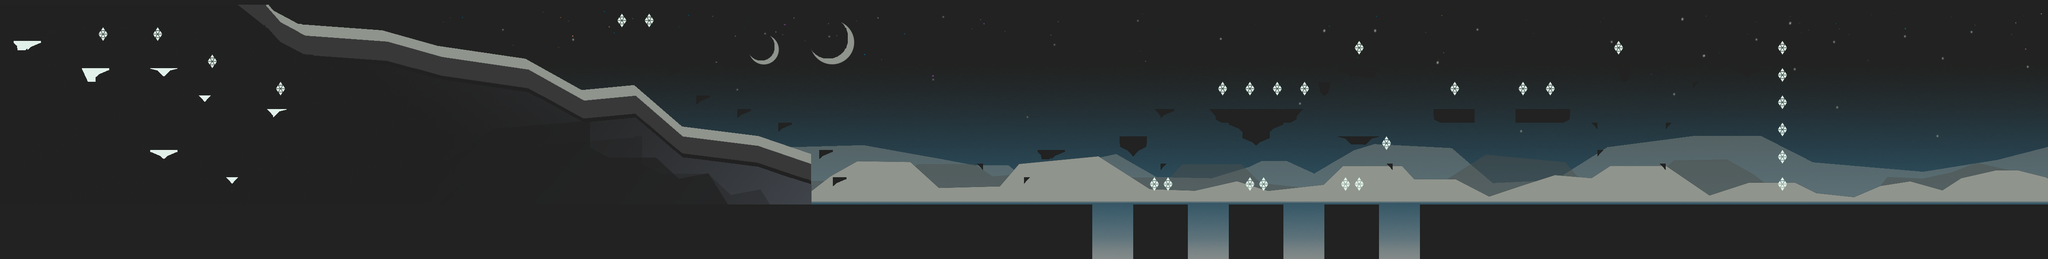

A 2D game scene composited from a Tiled map and its tileset images. What follows is a short description and the map's XML, with every tile layer's data as written:
An orthogonal 150x19 tile map with 32x32 px tiles, 1 tile layer (Kachelebene 1), 3 tilesets, 3 image layers.

<map version="1.0" orientation="orthogonal" renderorder="right-down" width="150" height="19" tilewidth="32" tileheight="32" nextobjectid="1">
 <tileset firstgid="1" name="level4_tilemap_ground" tilewidth="32" tileheight="32" tilecount="1">
  <image source="level4_tilemap_ground.png" trans="fffcfc" width="32" height="32" />
 </tileset>
 <tileset firstgid="2" name="level4_tilemap" tilewidth="32" tileheight="32" tilecount="40">
  <image source="level4_tilemap.png" trans="fffcfc" width="320" height="128" />
 </tileset>
 <tileset firstgid="42" name="level4_tilemap_white" tilewidth="32" tileheight="32" tilecount="40">
  <image source="level4_tilemap_white.png" trans="fffcfc" width="320" height="128" />
 </tileset>
 <imagelayer name="Bildebene 1">
  <image source="../Level4/Level4_Ebene3.png" />
 </imagelayer>
 <imagelayer name="Bildebene 2">
  <image source="../Level4/Level4_Ebene2.png" />
 </imagelayer>
 <imagelayer name="Bildebene 3">
  <image source="../Level4/Level4_Ebene1.png" />
 </imagelayer>
 <layer name="Kachelebene 1" width="150" height="19">
  <data encoding="csv">
0,0,0,0,0,0,0,0,0,0,0,0,0,0,0,0,0,0,0,0,0,0,0,0,0,0,0,0,0,0,0,0,0,0,0,0,0,0,0,0,0,0,0,0,0,0,0,0,0,0,0,0,0,0,0,0,0,0,0,0,0,0,0,0,0,0,0,0,0,0,0,0,0,0,0,0,0,0,0,0,0,0,0,0,0,0,0,0,0,0,0,0,0,0,0,0,0,0,0,0,0,0,0,0,0,0,0,0,0,0,0,0,0,0,0,0,0,0,0,0,0,0,0,0,0,0,0,0,0,0,0,0,0,0,0,0,0,0,0,0,0,0,0,0,0,0,0,0,0,0,
0,0,0,0,0,0,0,0,0,0,0,0,0,0,0,0,0,0,0,0,0,0,0,0,0,0,0,0,0,0,0,0,0,0,0,0,0,0,0,0,0,0,0,0,0,81,0,81,0,0,0,0,0,0,0,0,0,0,0,0,0,0,0,0,0,0,0,0,0,0,0,0,0,0,0,0,0,0,0,0,0,0,0,0,0,0,0,0,0,0,0,0,0,0,0,0,0,0,0,0,0,0,0,0,0,0,0,0,0,0,0,0,0,0,0,0,0,0,0,0,0,0,0,0,0,0,0,0,0,0,0,0,0,0,0,0,0,0,0,0,0,0,0,0,0,0,0,0,0,0,
0,0,0,0,0,0,0,81,0,0,0,81,0,0,0,0,0,0,0,0,0,0,0,0,0,0,0,0,0,0,0,0,0,0,0,0,0,0,0,0,0,0,0,0,0,0,0,0,0,0,0,0,0,0,0,0,0,0,0,0,0,0,0,0,0,0,0,0,0,0,0,0,0,0,0,0,0,0,0,0,0,0,0,0,0,0,0,0,0,0,0,0,0,0,0,0,0,0,0,0,0,0,0,0,0,0,0,0,0,0,0,0,0,0,0,0,0,0,0,36,0,0,0,0,0,0,0,0,0,0,0,0,0,0,0,0,0,0,0,0,0,0,0,0,0,0,0,0,0,0,
0,67,70,0,0,0,0,0,0,0,0,0,0,0,0,0,0,0,0,0,0,0,0,0,0,0,0,0,0,0,0,0,0,0,0,0,0,0,0,0,0,0,0,22,23,23,23,28,0,0,0,0,0,0,0,0,0,0,0,0,0,0,0,0,0,0,0,0,0,0,0,0,0,0,0,0,0,0,0,0,0,0,0,0,0,0,0,0,0,0,0,0,0,0,0,0,0,0,0,81,0,0,26,0,0,0,0,0,0,0,0,0,0,0,0,0,0,0,81,0,0,0,0,0,0,0,0,0,0,0,81,0,0,0,0,0,0,0,0,0,0,0,0,0,0,0,0,0,0,0,
0,0,0,0,0,0,0,0,0,0,0,0,0,0,0,81,0,0,0,0,0,0,0,0,0,0,0,0,0,0,0,0,0,0,0,0,0,0,0,0,0,0,0,0,0,0,0,0,0,0,0,0,0,0,0,0,0,0,0,0,0,0,0,0,0,0,0,0,0,0,0,0,0,0,0,0,0,0,0,0,0,0,0,0,0,0,0,0,0,0,0,0,0,0,0,0,0,0,0,0,0,0,0,0,0,0,0,0,0,0,0,0,0,0,0,0,0,0,0,0,0,0,25,24,0,0,0,0,0,0,0,0,0,0,0,0,0,0,0,0,0,0,0,0,0,0,0,0,0,0,
0,0,0,0,0,0,54,70,0,0,0,65,64,0,0,0,0,0,0,0,0,0,0,0,0,0,0,0,0,0,0,0,0,0,0,0,0,0,0,0,0,0,0,0,0,0,0,0,0,30,0,0,0,0,0,0,0,0,0,0,0,0,0,0,0,0,0,0,0,0,0,0,0,0,0,0,0,0,0,0,0,0,0,0,0,0,0,0,0,0,0,0,0,0,0,0,0,0,29,23,28,0,0,0,0,0,0,0,0,0,0,0,0,0,0,0,0,0,26,39,0,0,0,0,0,0,0,29,30,0,81,0,0,0,0,0,0,0,0,0,0,0,0,0,0,0,0,0,0,0,
0,0,0,0,0,0,0,0,0,0,0,0,0,0,0,0,0,0,0,0,81,0,0,0,0,0,0,0,0,0,0,0,0,0,0,0,0,0,0,0,0,0,0,0,0,0,0,0,0,0,0,0,0,0,0,0,0,0,0,0,0,0,0,0,0,0,0,0,0,0,0,0,0,0,0,0,0,0,0,0,0,0,0,0,0,0,0,0,0,81,0,81,0,81,0,81,26,39,0,0,0,0,0,0,0,0,81,0,0,0,0,81,0,81,0,0,0,0,0,0,0,0,0,0,37,0,0,0,0,0,0,0,0,0,0,0,0,0,0,0,0,0,0,0,0,0,0,0,0,0,
0,0,0,0,0,0,0,0,0,0,0,0,0,0,76,77,0,0,0,0,0,0,0,0,0,0,0,0,0,0,0,0,0,0,0,0,0,0,0,0,0,0,0,0,0,0,0,0,0,0,0,30,0,0,0,0,0,0,0,0,0,0,0,0,0,0,0,0,0,0,0,0,0,0,0,0,0,0,0,0,0,0,0,0,0,0,0,0,0,0,0,0,0,0,0,0,0,0,0,0,0,0,0,0,0,0,0,0,0,0,0,0,0,0,0,0,0,0,0,0,0,0,0,0,0,0,0,0,0,0,81,0,0,0,0,0,0,0,0,0,0,0,0,0,0,0,0,0,0,0,
0,0,0,0,0,0,0,0,0,0,0,0,0,0,0,0,0,0,0,76,64,0,0,0,0,0,0,0,0,0,0,0,0,0,0,0,0,0,0,0,0,0,0,0,0,0,0,0,0,0,0,0,0,0,30,0,0,0,0,0,0,0,0,0,0,0,0,0,0,0,0,0,0,0,0,0,0,0,0,0,0,0,0,0,36,30,0,0,36,35,2,2,2,2,38,37,0,0,0,0,0,0,0,0,0,35,2,2,0,0,0,2,2,2,38,0,0,0,0,0,0,0,0,0,0,0,0,0,0,0,0,0,0,0,0,0,0,0,0,0,0,0,0,0,0,0,0,0,0,0,
0,0,0,0,0,0,0,0,0,0,0,0,0,0,0,0,0,0,0,0,0,0,0,0,0,0,0,0,0,0,0,0,0,0,0,0,0,0,0,0,0,0,0,0,0,0,0,0,0,0,0,0,0,0,0,0,0,30,0,0,0,0,0,0,0,0,0,0,0,0,0,0,0,0,0,0,0,0,0,0,0,0,0,0,0,0,0,0,0,0,29,2,2,30,0,0,0,0,0,0,0,0,0,0,0,0,0,0,0,0,0,0,0,0,0,0,36,0,0,0,0,0,37,0,0,0,0,0,0,0,81,0,0,0,0,0,0,0,0,0,0,0,0,0,0,0,0,0,0,0,
0,0,0,0,0,0,0,0,0,0,0,0,0,0,0,0,0,0,0,0,0,0,0,0,0,0,0,0,0,0,0,0,0,0,0,0,0,0,0,0,0,0,0,0,0,0,0,0,0,0,0,0,0,0,0,0,0,0,0,0,0,0,0,0,0,0,0,0,0,0,0,0,0,0,0,0,0,0,0,0,0,0,35,38,0,0,0,0,0,0,0,29,30,0,0,0,0,0,25,23,24,81,0,0,0,0,0,0,0,0,0,0,0,0,0,0,0,0,0,0,0,0,0,0,0,0,0,0,0,0,0,0,0,0,0,0,0,0,0,0,0,0,0,0,0,0,0,0,0,0,
0,0,0,0,0,0,0,0,0,0,0,69,70,0,0,0,0,0,0,0,0,0,0,0,0,0,0,0,0,0,0,0,0,0,0,0,0,0,0,0,0,0,0,0,0,0,0,0,0,0,0,0,0,0,0,0,0,0,0,0,30,0,0,0,0,0,0,0,0,0,0,0,0,0,0,0,27,30,0,0,0,0,36,37,0,0,0,0,0,0,0,0,0,0,0,0,0,0,0,0,0,0,0,0,0,0,0,0,0,0,0,0,0,0,0,0,0,37,0,0,0,0,0,0,0,0,0,0,0,0,81,0,0,0,0,0,0,0,0,0,0,0,0,0,0,0,0,0,0,0,
0,0,0,0,0,0,0,0,0,0,0,0,0,0,0,0,0,0,0,0,0,0,0,0,0,0,0,0,0,0,0,0,0,0,0,0,0,0,0,0,0,0,0,0,0,0,0,0,0,0,0,0,0,0,0,0,0,0,0,0,0,0,0,0,0,0,0,0,0,0,0,36,0,0,0,0,0,0,0,0,0,0,0,0,0,37,0,0,0,0,0,0,0,0,0,0,0,0,0,0,0,36,0,0,0,0,0,0,0,0,0,0,0,0,0,0,0,0,0,0,0,36,0,0,0,0,0,0,0,0,0,0,0,0,0,0,0,0,0,0,0,0,0,0,0,0,0,0,0,0,
0,0,0,0,0,0,0,0,0,0,0,0,0,0,0,0,76,77,0,0,0,0,0,0,0,0,0,0,0,0,0,0,0,0,0,0,0,0,0,0,0,0,0,0,0,0,0,0,0,0,0,0,0,0,0,0,0,0,0,0,0,30,0,0,0,0,0,0,0,0,0,0,0,0,0,37,0,0,0,0,0,0,0,0,81,81,0,0,0,0,0,81,81,0,0,0,0,0,81,81,0,0,0,0,0,0,0,0,0,0,0,0,0,0,0,0,0,0,0,0,0,0,0,0,0,0,0,0,0,0,81,0,0,0,0,0,0,0,0,0,0,0,0,0,0,0,0,0,0,0,
0,0,0,0,0,0,0,0,0,0,0,0,0,0,0,0,0,0,0,0,0,0,0,0,0,0,0,0,0,0,0,0,0,0,0,0,0,0,0,0,0,0,0,0,0,0,0,0,0,0,0,0,0,0,0,0,0,0,0,0,0,0,0,0,0,0,0,0,0,0,0,0,0,0,0,0,0,0,0,0,0,0,0,0,0,0,0,0,0,0,0,0,0,0,0,0,0,0,0,0,0,0,0,0,0,0,0,0,0,0,0,0,0,0,0,0,0,0,0,0,0,0,0,0,0,0,0,0,0,0,0,0,0,0,0,0,0,0,0,0,0,0,0,0,0,0,0,0,0,0,
1,1,1,1,1,1,1,1,1,1,1,1,1,1,1,1,1,1,1,1,1,1,1,1,1,1,1,1,1,1,1,1,1,1,1,1,1,1,1,1,1,1,1,1,1,1,1,1,1,1,1,1,1,1,1,1,1,1,1,1,1,1,1,1,1,1,1,1,1,1,1,1,1,1,1,1,1,1,1,1,0,0,0,1,1,1,1,0,0,0,1,1,1,1,0,0,0,1,1,1,1,0,0,0,1,1,1,1,1,1,1,1,1,1,1,1,2,2,2,2,2,1,1,1,1,1,1,1,1,1,1,1,1,1,1,1,1,1,1,1,1,1,1,1,1,1,1,1,1,1,
1,1,1,1,1,1,1,1,1,1,1,1,1,1,1,1,1,1,1,1,1,1,1,1,1,1,1,1,1,1,1,1,1,1,1,1,1,1,1,1,1,1,1,1,1,1,1,1,1,1,1,1,1,1,1,1,1,1,1,1,1,1,1,1,1,1,1,1,1,1,1,1,1,1,1,1,1,1,1,1,0,0,0,1,1,1,1,0,0,0,1,1,1,1,0,0,0,1,1,1,1,0,0,0,1,1,1,1,1,1,1,1,1,1,1,1,2,2,2,2,2,1,1,1,1,1,1,1,1,1,1,1,1,1,1,1,1,1,1,1,1,1,1,1,1,1,1,1,1,1,
1,1,1,1,1,1,1,1,1,1,1,1,1,1,1,1,1,1,1,1,1,1,1,1,1,1,1,1,1,1,1,1,1,1,1,1,1,1,1,1,1,1,1,1,1,1,1,1,1,1,1,1,1,1,1,1,1,1,1,1,1,1,1,1,1,1,1,1,1,1,1,1,1,1,1,1,1,1,1,1,0,0,0,1,1,1,1,0,0,0,1,1,1,1,0,0,0,1,1,1,1,0,0,0,1,1,1,1,1,1,1,1,1,1,1,1,2,2,2,2,2,1,1,1,1,1,1,1,1,1,1,1,1,1,1,1,1,1,1,1,1,1,1,1,1,1,1,1,1,1,
1,1,1,1,1,1,1,1,1,1,1,1,1,1,1,1,1,1,1,1,1,1,1,1,1,1,1,1,1,1,1,1,1,1,1,1,1,1,1,1,1,1,1,1,1,1,1,1,1,1,1,1,1,1,1,1,1,1,1,1,1,1,1,1,1,1,1,1,1,1,1,1,1,1,1,1,1,1,1,1,0,0,0,1,1,1,1,0,0,0,1,1,1,1,0,0,0,1,1,1,1,0,0,0,1,1,1,1,1,1,1,1,1,1,1,1,2,2,2,2,1,1,1,1,1,1,1,1,1,1,1,1,1,1,1,1,1,1,1,1,1,1,1,1,1,1,1,1,1,1
</data>
 </layer>
</map>
